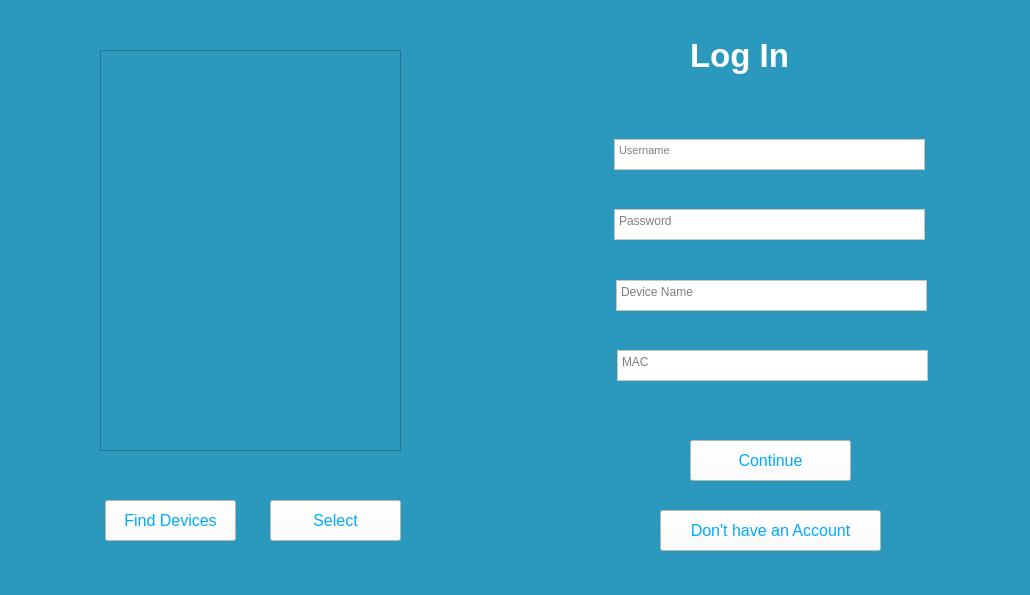
<?xml version="1.0" encoding="UTF-8"?>
<ui version="4.0">
 <class>Form</class>
 <widget class="QWidget" name="Form">
  <property name="geometry">
   <rect>
    <x>0</x>
    <y>0</y>
    <width>1030</width>
    <height>595</height>
   </rect>
  </property>
  <property name="windowTitle">
   <string>Folder Secure</string>
  </property>
  <property name="styleSheet">
   <string notr="true">background-color: rgb(43, 152, 189);</string>
  </property>
  <widget class="QPushButton" name="c_click">
   <property name="geometry">
    <rect>
     <x>690</x>
     <y>440</y>
     <width>161</width>
     <height>41</height>
    </rect>
   </property>
   <property name="font">
    <font>
     <pointsize>12</pointsize>
     <weight>50</weight>
     <bold>false</bold>
    </font>
   </property>
   <property name="styleSheet">
    <string notr="true">background-color: rgb(255, 255, 255);
color: rgb(0, 170, 255);</string>
   </property>
   <property name="text">
    <string>Continue</string>
   </property>
  </widget>
  <widget class="QLabel" name="label">
   <property name="geometry">
    <rect>
     <x>690</x>
     <y>10</y>
     <width>171</width>
     <height>91</height>
    </rect>
   </property>
   <property name="font">
    <font>
     <pointsize>25</pointsize>
     <weight>75</weight>
     <bold>true</bold>
    </font>
   </property>
   <property name="styleSheet">
    <string notr="true">color: rgb(255, 255, 255);</string>
   </property>
   <property name="text">
    <string>Log In</string>
   </property>
  </widget>
  <widget class="QTextEdit" name="u_name">
   <property name="geometry">
    <rect>
     <x>614</x>
     <y>139</y>
     <width>311</width>
     <height>31</height>
    </rect>
   </property>
   <property name="font">
    <font>
     <pointsize>8</pointsize>
    </font>
   </property>
   <property name="cursor" stdset="0">
    <cursorShape>IBeamCursor</cursorShape>
   </property>
   <property name="styleSheet">
    <string notr="true">background-color: rgb(255, 255, 255);</string>
   </property>
   <property name="tabChangesFocus">
    <bool>true</bool>
   </property>
   <property name="placeholderText">
    <string>Username</string>
   </property>
  </widget>
  <widget class="QTextEdit" name="p_name">
   <property name="geometry">
    <rect>
     <x>614</x>
     <y>209</y>
     <width>311</width>
     <height>31</height>
    </rect>
   </property>
   <property name="cursor" stdset="0">
    <cursorShape>IBeamCursor</cursorShape>
   </property>
   <property name="toolTip">
    <string>Enter your Password</string>
   </property>
   <property name="styleSheet">
    <string notr="true">background-color: rgb(255, 255, 255);</string>
   </property>
   <property name="placeholderText">
    <string>Password</string>
   </property>
  </widget>
  <widget class="QListWidget" name="listWidget">
   <property name="geometry">
    <rect>
     <x>100</x>
     <y>50</y>
     <width>301</width>
     <height>401</height>
    </rect>
   </property>
   <property name="styleSheet">
    <string notr="true">background-color:&quot;white&quot;</string>
   </property>
   <property name="alternatingRowColors">
    <bool>false</bool>
   </property>
  </widget>
  <widget class="QPushButton" name="f_click">
   <property name="geometry">
    <rect>
     <x>105</x>
     <y>500</y>
     <width>131</width>
     <height>41</height>
    </rect>
   </property>
   <property name="font">
    <font>
     <pointsize>12</pointsize>
     <weight>50</weight>
     <bold>false</bold>
    </font>
   </property>
   <property name="styleSheet">
    <string notr="true">background-color: rgb(255, 255, 255);
color: rgb(0, 170, 255);</string>
   </property>
   <property name="text">
    <string>Find Devices</string>
   </property>
  </widget>
  <widget class="QPushButton" name="s_click">
   <property name="geometry">
    <rect>
     <x>270</x>
     <y>500</y>
     <width>131</width>
     <height>41</height>
    </rect>
   </property>
   <property name="font">
    <font>
     <pointsize>12</pointsize>
     <weight>50</weight>
     <bold>false</bold>
    </font>
   </property>
   <property name="styleSheet">
    <string notr="true">background-color: rgb(255, 255, 255);
color: rgb(0, 170, 255);</string>
   </property>
   <property name="text">
    <string>Select</string>
   </property>
  </widget>
  <widget class="QTextEdit" name="d_name">
   <property name="geometry">
    <rect>
     <x>616</x>
     <y>280</y>
     <width>311</width>
     <height>31</height>
    </rect>
   </property>
   <property name="cursor" stdset="0">
    <cursorShape>IBeamCursor</cursorShape>
   </property>
   <property name="toolTip">
    <string>Enter your Password</string>
   </property>
   <property name="styleSheet">
    <string notr="true">background-color: rgb(255, 255, 255);</string>
   </property>
   <property name="undoRedoEnabled">
    <bool>false</bool>
   </property>
   <property name="readOnly">
    <bool>true</bool>
   </property>
   <property name="placeholderText">
    <string>Device Name</string>
   </property>
  </widget>
  <widget class="QTextEdit" name="m_name">
   <property name="geometry">
    <rect>
     <x>617</x>
     <y>350</y>
     <width>311</width>
     <height>31</height>
    </rect>
   </property>
   <property name="cursor" stdset="0">
    <cursorShape>IBeamCursor</cursorShape>
   </property>
   <property name="toolTip">
    <string>Enter your Password</string>
   </property>
   <property name="styleSheet">
    <string notr="true">background-color: rgb(255, 255, 255);</string>
   </property>
   <property name="undoRedoEnabled">
    <bool>false</bool>
   </property>
   <property name="readOnly">
    <bool>true</bool>
   </property>
   <property name="placeholderText">
    <string>MAC</string>
   </property>
  </widget>
  <widget class="QPushButton" name="a_click">
   <property name="geometry">
    <rect>
     <x>660</x>
     <y>510</y>
     <width>221</width>
     <height>41</height>
    </rect>
   </property>
   <property name="font">
    <font>
     <pointsize>12</pointsize>
     <weight>50</weight>
     <bold>false</bold>
    </font>
   </property>
   <property name="styleSheet">
    <string notr="true">background-color: rgb(255, 255, 255);
color: rgb(0, 170, 255);</string>
   </property>
   <property name="text">
    <string>Don't have an Account</string>
   </property>
  </widget>
 </widget>
 <resources>
  <include location="arrow.qrc"/>
 </resources>
 <connections/>
</ui>
